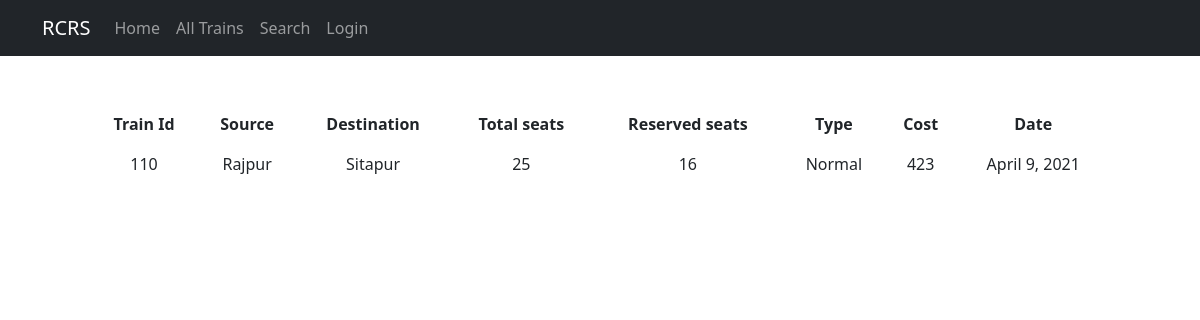
Screenshot of /trains/110 with the database file from the repository.
### trains/models.py (models this page shows, shortened)
class Trains(models.Model):
    categories = (
        ('Normal','Normal'),
        ('Express','Express')
    )
    id = models.AutoField(primary_key=True)
    source = models.CharField(max_length = 30,)
    destination = models.CharField(max_length = 30)
    seats_total = models.IntegerField()
    seats_res = models.IntegerField()
    types = models.CharField(choices=categories,max_length=20)
    cost = models.IntegerField()
    date = models.DateField()

### trains/views.py (the view)
# urls.py: path('trains/<int:pk>',TrainsDetailView.as_view(),name ='trains'),
class TrainsDetailView(DetailView):
    model = Trains
    template_name = 'train_details.html'
    context_object_name = 'train'

### templates/train_details.html
{% extends "layout.html" %} {% block content%}
<div class=" p-5">
    <table class="table table-borderless table-hover">
        <thead class="text-center">
            <th>Train Id</th>
            <th>Source</th>
            <th>Destination</th>
            <th>Total seats</th>
            <th>Reserved seats</th>
            <th>Type</th>
            <th>Cost</th>
            <th>Date</th>
        </thead>
        <tr class="text-center">
            <td>{{ train.id}}</td>
            <td>{{train.source}}</td>
            <td> {{train.destination}}</td>
            <td>{{train.seats_total}}</td>
            <td>{{train.seats_res}}</td>
            <td>{{train.types}}</td>
            <td>{{train.cost}}</td>
            <td> {{train.date}}</td>
        </tr>
    </table>
</div>
{% endblock content %}

### static/main.css (style rules this page uses)
body { background: #fff; color: #333333; }

### rows the page displays
Trains: id "110", source "Rajpur", destination "Sitapur", seats_total "25", seats_res "16", types "Normal", cost "423", date "April 9, 2021"
